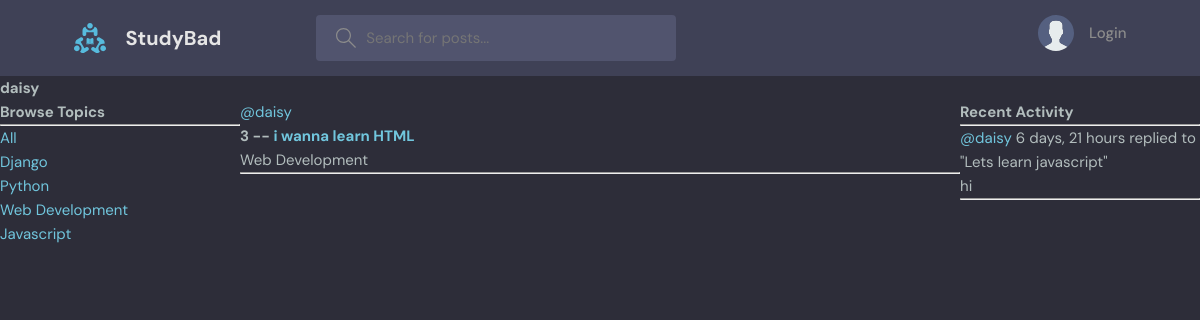
The page /profile/2 on the database its author committed.
### base/models.py (models this page shows, shortened)
class Topic(models.Model):
    name = models.CharField(max_length=200)

class Room(models.Model):
    host = models.ForeignKey(User, on_delete=models.SET_NULL, null=True)
    topic =  models.ForeignKey(Topic, on_delete=models.SET_NULL, null=True)
    name = models.CharField(max_length=200)
    description = models.TextField(null=True, blank=True)
    participants = models.ManyToManyField(User, related_name='participants', blank=True)
    updated = models.DateTimeField(auto_now=True)
    created = models.DateTimeField(auto_now_add=True)
    class Meta:
        ordering = ['-updated', '-created']
    def __str__(self):
        return self.name

class Message(models.Model):
    user = models.ForeignKey(User, on_delete=models.CASCADE)
    room = models.ForeignKey(Room, on_delete=models.CASCADE)
    body = models.TextField()
    updated = models.DateTimeField(auto_now=True)
    created = models.DateTimeField(auto_now_add=True)
    class Meta:
        ordering = ['-updated', '-created']
    def __str__(self):
        return self.body[0:50]

### base/views.py (the view)
# urls.py: path('profile/<str:pk>', views.userProfile, name="user-profile"),
def userProfile(request, pk):
    user = User.objects.get(id=pk)
    rooms = user.room_set.all()
    room_messages = user.message_set.all()
    topics = Topic.objects.all()
    context = {'user': user, 'rooms': rooms,
                'room_messages': room_messages, 'topics':topics}
    return render(request, 'base/profile.html', context)

### base/templates/base/profile.html (shortened to what this page needs)
{% extends 'main.html' %}
{% block content %}
<h1>{{user.username}}</h1>
<div class="profile-container">
    <div>
        {% include 'base/topics_component.html' %}
    </div>
    <div>
        {% include 'base/feed_component.html' %}
    </div>
    <div>
        {% include 'base/activity_component.html' %}
    </div>
</div>
{% endblock content %}

### base/templates/base/topics_component.html
<h3>Browse Topics</h3>
<hr>
<div>
    <a href="{% url 'home' %}">All</a>
</div>
{% for topic in topics %}
<div>
    <a href="{% url 'home' %}?q={{topic.name}}">{{topic.name}}</a>
</div>
{% endfor %}

### base/templates/base/feed_component.html (shortened to what this page needs)
<div>
    {% for room in rooms%}
    <div>
        <a href="{% url 'user-profile' room.host.id %}">@{{room.host.username}}</a>
        <h5>{{room.id}} -- <a href="/room/{{room.id}}">{{room.name}}</a></h5>
        <small>{{room.topic.name}}</small>
        <hr>
    </div>
    {% endfor %}
</div>

### base/templates/base/activity_component.html (shortened to what this page needs)
<h3>Recent Activity</h3>
<hr />
{% for message in room_messages %}
<div>
  <small><a href="{% url 'user-profile' message.user.id %}">@{{message.user}}</a> {{message.created|timesince}}</small>
  <small>replied to "{{message.room}}"</small>
  <p>{{message}}</p>
  <hr />
</div>
{% endfor %}

### static/styles/style.css (style rules this page uses)
:root { --color-main: #71c6dd; --color-main-light: #e1f6fb; --color-dark: #3f4156; --color-dark-medium: #51546e; --color-dark-light: #696d97; --color-light: #e5e5e5; --color-gray: #8b8b8b; --color-light-gray: #b2bdbd; --color-bg: #2d2d39; --color-success: #5dd693; --color-error: #fc4b0b; }
* { font-family: "DM Sans", -apple-system, BlinkMacSystemFont, "Segoe UI", Roboto, Oxygen, Ubuntu, Cantarell, "Open Sans", "Helvetica Neue", sans-serif; margin: 0; padding: 0; box-sizing: border-box; text-rendering: optimizeLegibility; font-size: inherit; }
html { font-size: 56.25%; }
@media only screen and (min-width: 1200px) { html { font-size: 62.5%; } }
body { line-height: 1.6; font-weight: 400; font-size: 1.5rem; color: var(--color-light-gray); background-color: var(--color-bg); min-height: 100vh; }
a { display: inline-block; color: var(--color-main); text-decoration: none; }

### base/templates/base/profile.html (style rules this page uses)
.profile-container { display: grid; grid-template-columns: 1fr 3fr 1fr; }

### rows shown on the page
Topic: name "Django"
Topic: name "Python"
Topic: name "Web Development"
Topic: name "Javascript"
Room: host.username "daisy", id "3", name "i wanna learn HTML", topic.name "Web Development"
Message: user "daisy", created "6 days, 21 hours", room "Lets learn javascript", body "hi"

### other values the page prints
{{ user.username }} "daisy"
